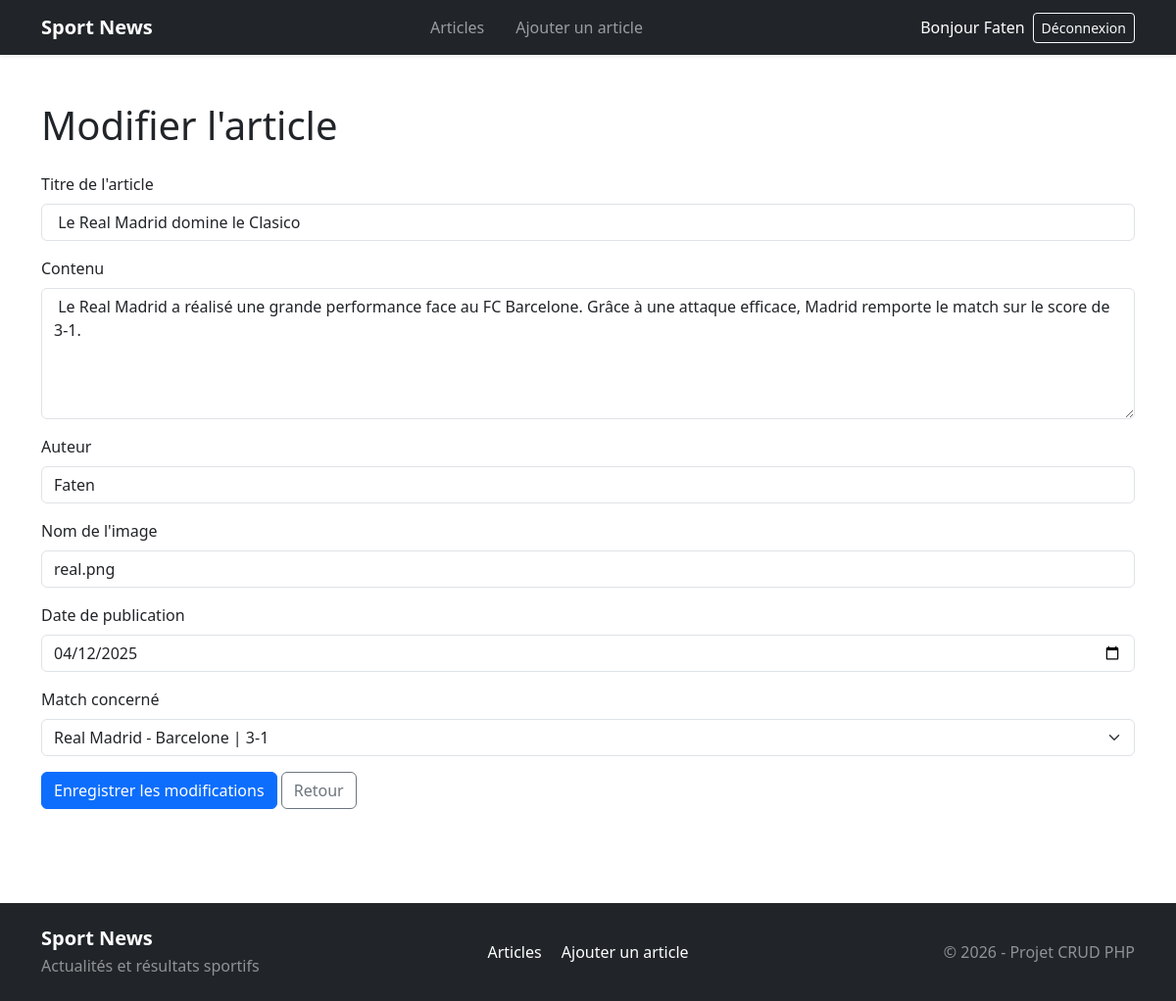
The app's page /articles/update/edit.php?id=3 (signed in) with its own data.
### tables this page shows
CREATE TABLE `articles` (
  `id` int(11) NOT NULL,
  `titre` varchar(255) NOT NULL,
  `contenu` text NOT NULL,
  `auteur` varchar(100) NOT NULL,
  `image` varchar(255) NOT NULL,
  `date_publication` date NOT NULL,
  `match_id` int(11) NOT NULL
);

CREATE TABLE `matches` (
  `id` int(11) NOT NULL,
  `equipe1` varchar(100) NOT NULL,
  `equipe2` varchar(100) NOT NULL,
  `score` varchar(20) NOT NULL,
  `lieu` varchar(100) NOT NULL,
  `date_match` date NOT NULL,
  `resume` text NOT NULL
);

### articles/update/edit.php (the view, shortened to what this page needs)
<?php
require_once '../../config/database.php';
$getData = $_GET;
$sql="SELECT *
FROM articles
WHERE id = :id";
$id = (int) $getData['id'];
$requete = $pdo->prepare($sql);
$requete->execute(['id' => $id]);
$article = $requete->fetch(PDO::FETCH_ASSOC);
$sqlMatches = "SELECT * FROM matches ORDER BY date_match DESC";
$requeteMatches = $pdo->query($sqlMatches);
$matches = $requeteMatches->fetchAll(PDO::FETCH_ASSOC);
?>
<!DOCTYPE html>
<html lang="fr">
<head>
    <link href="https://cdn.jsdelivr.net/npm/bootstrap@5.3.3/dist/css/bootstrap.min.css" rel="stylesheet">
    <link rel="stylesheet" href="../../assets/css/style.css">
</head>
<body class="d-flex flex-column min-vh-100">
    <?php require_once '../../includes/header.php'; ?>
    <main class="container my-5">
    <h1 class="mb-4">Modifier l'article</h1>
    <form action="update.php" method="post">
        <div class="mb-3">
            <label for="titre" class="form-label">Titre de l'article</label>
            <input
                type="text"
                name="titre"
                id="titre"
                class="form-control"
                value="<?= htmlspecialchars($article['titre']) ?>"
                required
            >
        </div>
        <div class="mb-3">
            <label for="contenu" class="form-label">Contenu</label>
            <textarea
                name="contenu"
                id="contenu"
                class="form-control"
                rows="5"
                required
            ><?= htmlspecialchars($article['contenu']) ?></textarea>
        </div>
        <div class="mb-3">
            <label for="auteur" class="form-label">Auteur</label>
            <input
                type="text"
                name="auteur"
                id="auteur"
                class="form-control"
                value="<?= htmlspecialchars($article['auteur']) ?>"
                required
            >
        </div>
        <div class="mb-3">
            <label for="image" class="form-label">Nom de l'image</label>
            <input
                type="text"
                name="image"
                id="image"
                class="form-control"
                value="<?= htmlspecialchars($article['image']) ?>"
                required
            >
        </div>
        <div class="mb-3">
            <label for="date_publication" class="form-label">Date de publication</label>
            <input
                type="date"
                name="date_publication"
                id="date_publication"
                class="form-control"
                value="<?= htmlspecialchars($article['date_publication']) ?>"
                required
            >
        </div>
        <div class="mb-3">
            <label for="match_id" class="form-label">Match concerné</label>
            <select name="match_id" id="match_id" class="form-select" required>
                <?php foreach ($matches as $match) : ?>
                    <option
                        value="<?= $match['id'] ?>"
                        <?= $match['id'] == $article['match_id'] ? 'selected' : '' ?>
                    >
                        <?= htmlspecialchars($match['equipe1']) ?>
                        -
                    </option>
                <?php endforeach; ?>
            </select>
        </div>
        <button type="submit" class="btn btn-primary">
            Enregistrer les modifications
        </button>
        <a href="../read/index.php" class="btn btn-outline-secondary">
            Retour
        </a>
    </form>
</main>
<?php require_once '../../includes/footer.php'; ?>
</body>
</html>

### records on screen
articles: titre "Le Real Madrid domine le Clasico", contenu "Le Real Madrid a réalisé une grande performance face au FC Barcelone. Grâce à une attaque efficace, Madrid remporte le match sur le score de 3-1.", auteur "Faten", image "real.png", date_publication "04/12/2025", match_id "Real Madrid - Barcelone | 3-1"

### other values on screen
$_SESSION['LOGGED_USER']['prenom'] "Faten"
